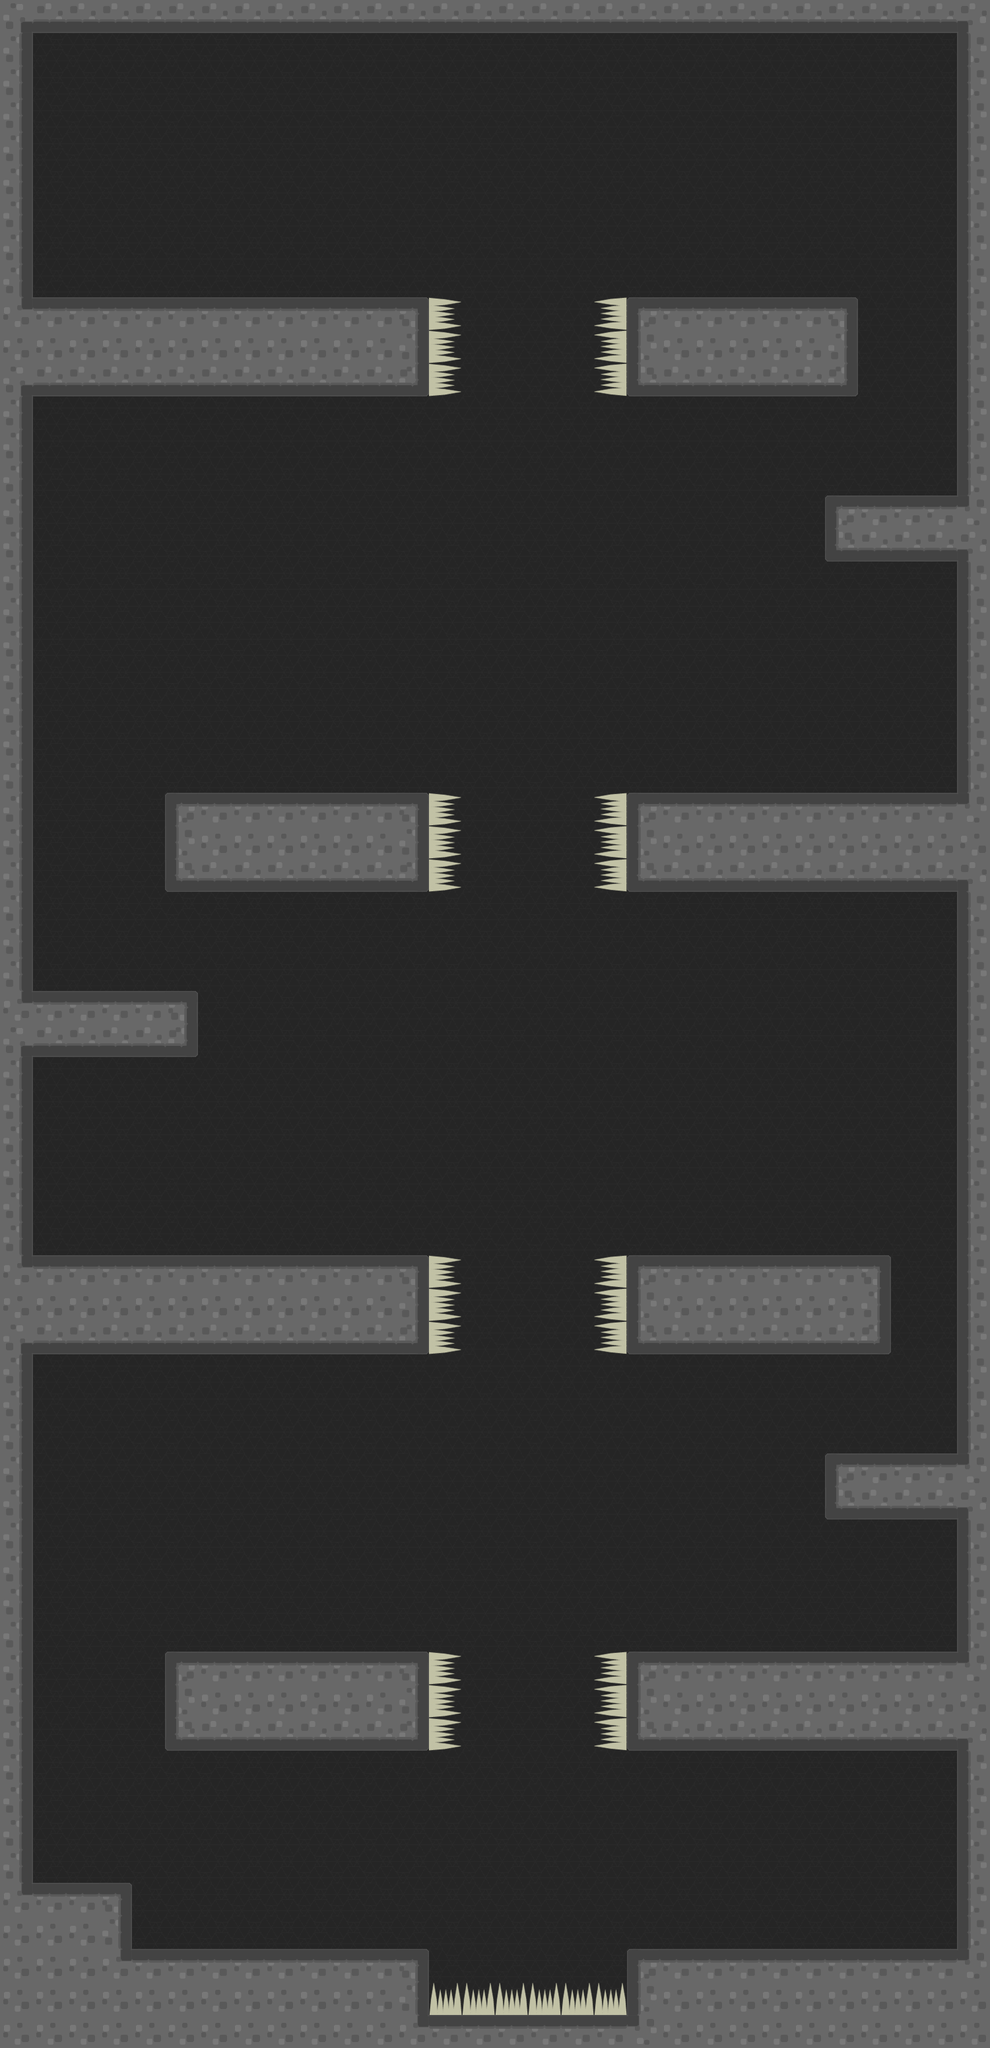

This is a level from a 2D game, rendered from its Tiled map with the project's own tilesets. A one-line summary and the map file follow, with tile-layer data summarised:
An orthogonal 30x62 tile map with 50x50 px tiles, 3 tile layers (bg, Platform, Spikes), 3 tilesets and 3 objects (SpawnPoint, Exit, Gear).

<map version="1.0" orientation="orthogonal" width="30" height="62" tilewidth="50" tileheight="50">
 <tileset firstgid="1" name="eli_tileset" tilewidth="50" tileheight="50">
  <image source="Tiled/eli_tileset.png" width="200" height="200" />
 </tileset>
 <tileset firstgid="17" name="spikes" tilewidth="50" tileheight="50">
  <image source="Tiled/spikes.png" width="100" height="100" />
 </tileset>
 <tileset firstgid="21" name="bg" tilewidth="50" tileheight="50">
  <image source="Tiled/bg.png" width="50" height="50" />
 </tileset>
 <layer name="bg" width="30" height="62">
  <data>[1860 cells, 1860 non-empty, 1 distinct tile ids]</data>
 </layer>
 <layer name="Platform" width="30" height="62">
  <data>[1860 cells, 481 non-empty, 13 distinct tile ids]</data>
 </layer>
 <objectgroup name="Objects" width="30" height="62">
  <object name="SpawnPoint" x="100" y="380" width="50" height="20" />
  <object name="Exit" x="1350" y="2850" width="47" height="25" />
  <object name="Gear" x="90" y="1854" />
 </objectgroup>
 <layer name="Spikes" width="30" height="62">
  <data>[1860 cells, 30 non-empty, 3 distinct tile ids]</data>
 </layer>
</map>
